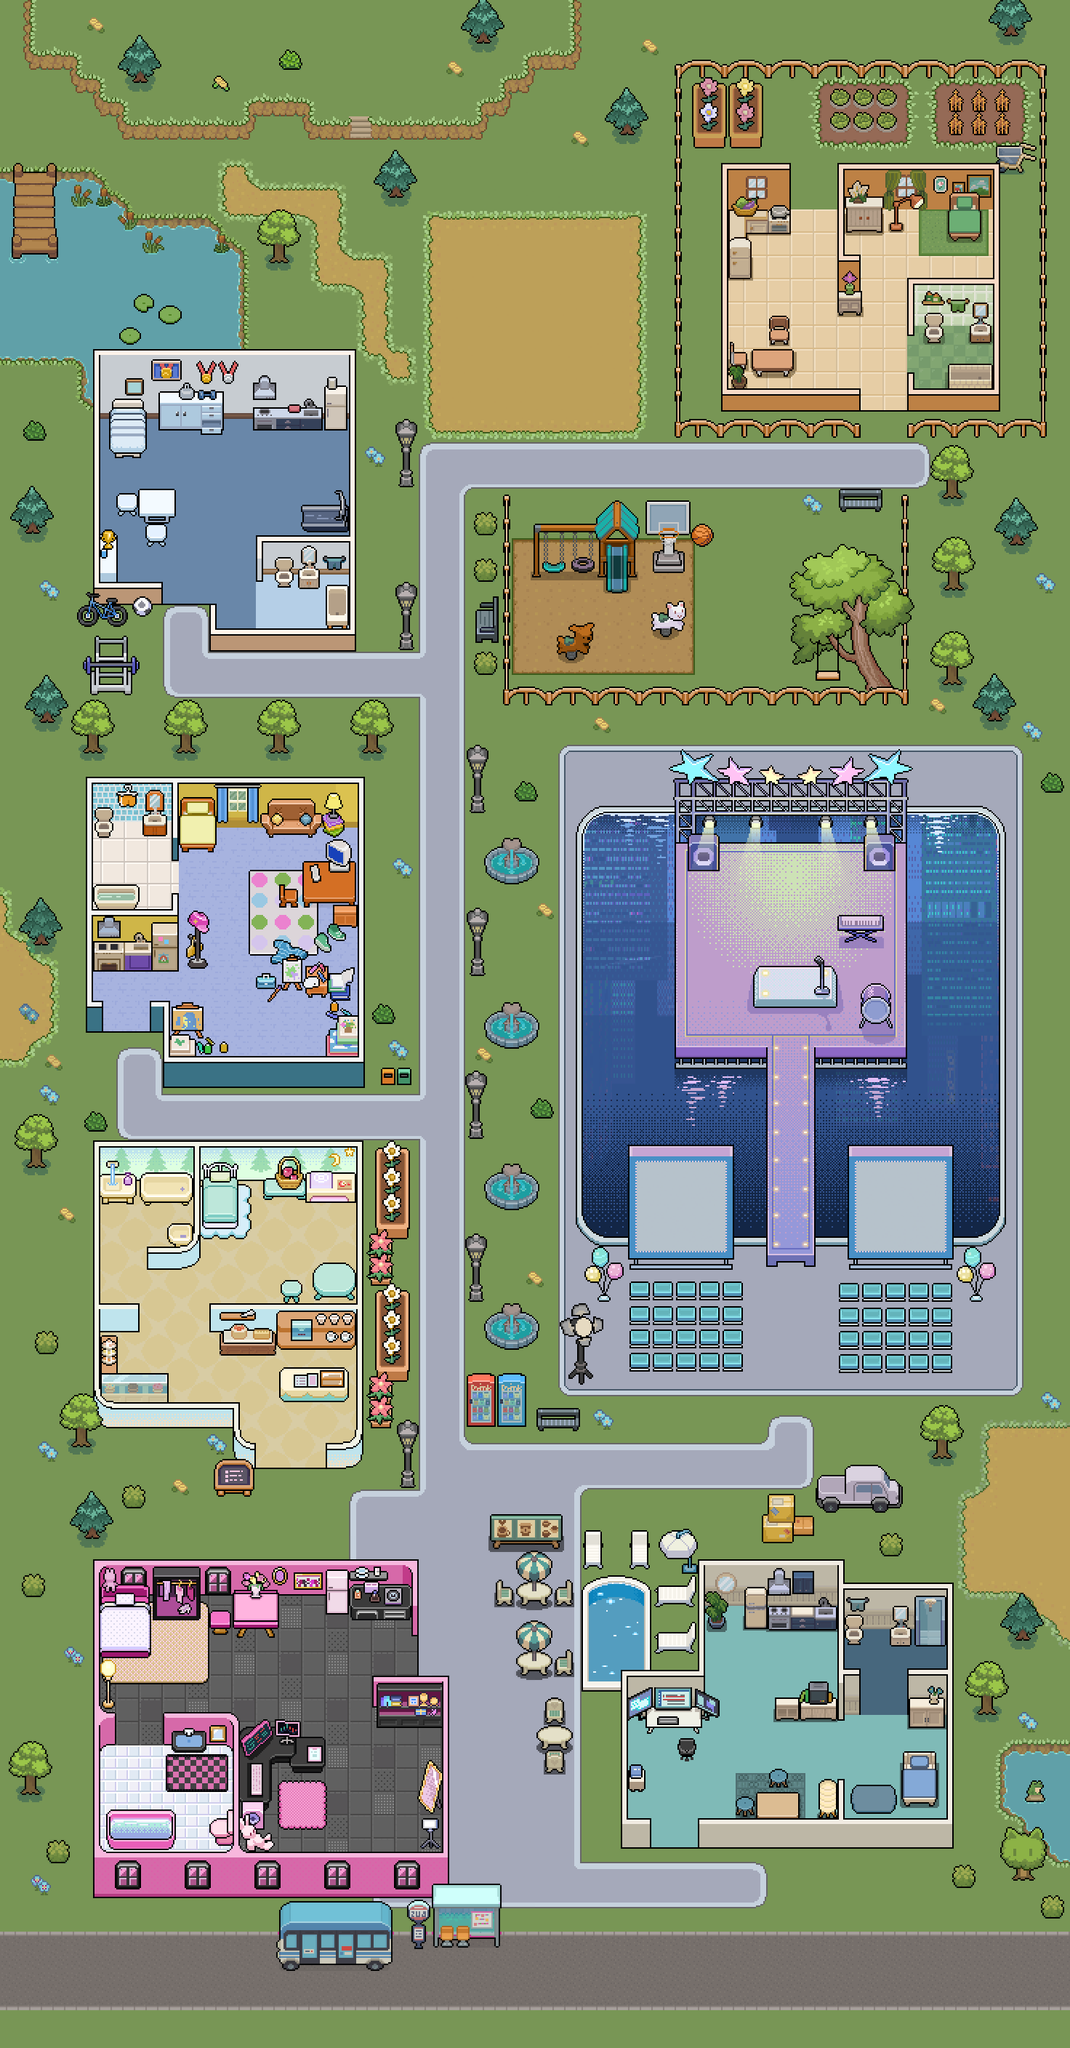

This is a level from a 2D game, rendered from its Tiled map with the project's own tilesets. A one-line summary and the map file follow, with tile-layer data summarised:
An orthogonal 46x88 tile map with 32x32 px tiles, 2 tile layers (building, layer_1), 2 tilesets and 30 objects (aidenSleep, aidenCook, aidenEat, aidenRead, aidenSport, ...).

<map version="1.10" tiledversion="1.11.0" orientation="orthogonal" renderorder="left-up" width="46" height="88" tilewidth="32" tileheight="32" infinite="0" nextlayerid="7" nextobjectid="131">
 <editorsettings>
  <export target="map4.tmj" format="json" />
 </editorsettings>
 <tileset firstgid="1" name="map4" tilewidth="32" tileheight="32" tilecount="4048" columns="46">
  <image source="map/map4.png" width="1472" height="2816" />
 </tileset>
 <tileset firstgid="4049" name="block" tilewidth="32" tileheight="32" tilecount="1" columns="1">
  <image source="map/block.png" width="32" height="32" />
 </tileset>
 <layer id="6" name="building" width="46" height="88">
  <data>[4048 cells, 1636 non-empty, 1 distinct tile ids]</data>
 </layer>
 <layer id="1" name="layer_1" width="46" height="88">
  <data>[4048 cells, 4048 non-empty, 4048 distinct tile ids]</data>
 </layer>
 <objectgroup id="5" name="object">
  <object id="93" name="aidenSleep" x="205.333" y="593.667" />
  <object id="94" name="aidenCook" x="365.333" y="592" />
  <object id="95" name="aidenEat" x="176" y="689.333" />
  <object id="96" name="aidenRead" x="175.333" y="689.333" />
  <object id="97" name="aidenSport" x="206" y="912" />
  <object id="98" name="novaWater" x="1102" y="176" />
  <object id="99" name="novaSleep" x="1298" y="304.5" />
  <object id="100" name="novaRead" x="1201" y="336" />
  <object id="101" name="novaCook" x="1070.5" y="337.5" />
  <object id="102" name="novaEat" x="1071.5" y="464.5" />
  <object id="103" name="leoSleep" x="301.333" y="1166.67" />
  <object id="104" name="leoRead" x="401.333" y="1134.67" />
  <object id="105" name="leoEat" x="400" y="1230" />
  <object id="106" name="leoDraw" x="398" y="1362.67" />
  <object id="107" name="leoCook" x="174" y="1330" />
  <object id="108" name="ivyCook" x="462" y="1649.33" />
  <object id="109" name="ivySleep" x="332.667" y="1648" />
  <object id="110" name="ivyEat" x="400.667" y="1775.33" />
  <object id="111" name="ivyRead" x="402" y="1776.67" />
  <object id="112" name="ivyCake" x="338" y="1871.33" />
  <object id="113" name="selenaSleep" x="207.5" y="2225.5" />
  <object id="114" name="selenaEat" x="304.5" y="2224" />
  <object id="115" name="selenaRead" x="305" y="2226" />
  <object id="116" name="selenaCook" x="527.833" y="2225.33" />
  <object id="117" name="selenaLive" x="400.667" y="2448.67" />
  <object id="118" name="kaiCook" x="1073.33" y="2257.33" />
  <object id="119" name="kaiData" x="914" y="2386.67" />
  <object id="120" name="kaiRead" x="1103.33" y="2382.67" />
  <object id="121" name="kaiEat" x="1073.33" y="2447.33" />
  <object id="122" name="kaiSleep" x="1230" y="2448.67" />
 </objectgroup>
</map>
